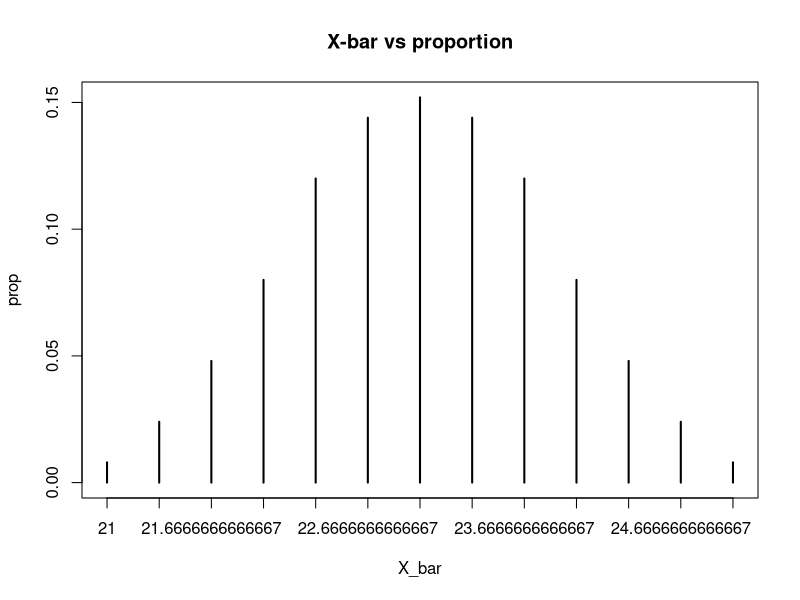

Source code (R):
#Q1 a)
x = c(21,22,23,24,25)
mean(x)

#Q1 b)
sum((x - mean(x))^2)/length(x)

#Q2 a)
expand.grid( c(21:25), c(21:25), c(21:25) )

#Q2 b)
X_bar = c(1:125)
i = 1
for (a in 21:25) {
  for (b in 21:25) {
    for (c in 21:25) {
      X_bar[i] = sum(a + b + c)/3
      i = i + 1
    }
  }
}
X_bar

#Q3 a)
freq = table(X_bar)
print(freq)
prop = prop.table(freq)
print(prop)

# Q3 b)
plot(prop, main="X-bar vs proportion")

# Q3 c)
prop_up = 0
for (i in 1:length(prop)) {
  prop_up = prop_up + as.numeric(names(prop[i])) * prop[i] * 125
}
prop_mean = prop_up / 125
print(prop_mean)

# check 3 c
# prop_up = 0
# for (i in 1:125) {
#   prop_up = prop_up + X_bar[i]
# }
# prop_mean = prop_up/125
# print(prop_mean)

# Q3 d)
prop_up = 0
for (i in 1:length(prop)) {
  prop_up = prop_up + (as.numeric(names(prop[i])) - prop_mean)^2 * prop[i] * 125
}
prop_var = prop_up/125
print(prop_var)

# check 3 d
# prop_up = 0
# for (i in 1:125) {
#   prop_up = prop_up + (X_bar[i] - prop_mean)^2
# }
# prop_var = prop_up/125
# print(prop_var)

# Q3 e)
print("3 b) -> central limit theorem")
print("3 c) d) -> law of large number")

#Q4
find_var_sd = function (a, b, c) {
  avg = (a + b + c) / 3
  return ((a - avg) ^ 2 + (b - avg)^2 + (c - avg)^2)
}

i = 1
pop_variance = c(1:125)
sam_variance = c(1:125)
for (a in 21:25) {
  for (b in 21:25) {
    for (c in 21:25) {
      pop_variance[i] = find_var_sd(a, b, c) / 2
      sam_variance[i] = find_var_sd(a, b, c) / 3
      i = i + 1
    }
  }
}
#Q4 a)
bias_s_sq =  mean(pop_variance) - 2
bias_sig_sq = mean(sam_variance) - 2
print(bias_s_sq)
print(bias_sig_sq)

#Q4 b)
var_sig = mean(sam_variance ^ 2) - mean(sam_variance) ^ 2
print(var_sig)
MSE_sig = var_sig + bias_sig_sq ^ 2
print(MSE_sig)

#Q5 a)
sd <- sqrt(2)
miu <- 23
n <- 3
error <- qnorm(0.975)*sd/sqrt(n)
error
captureCI = 0
for (i in 1 : 125) {
  captureCI = captureCI + ((miu > X_bar[i] - error) && (miu < X_bar[i] + error))
}
captureCI
prop_capture = captureCI/125
prop_capture

#Q5 b)
x_b = mean(c(23, 24, 25))
x_b
t_statistic = (x_b - miu) / (sqrt(2)/sqrt(3))
p_val = 2 * (1 - pnorm(abs(t_statistic)))
p_val

#Q5 c)
find_pop_mean = function(sample_mean, Xbar) {
  i = 0
  distance = abs(sample_mean - mean(Xbar))
  upper_bound = mean(Xbar) + distance
  lower_bound = mean(Xbar) - distance
  for (j in 1 : 125) {
    i = i + ((Xbar[j] <= lower_bound) || (Xbar[j] >= upper_bound))
  }
  i = i / length(Xbar)
  return (i)
}

another_p_val = find_pop_mean(24, X_bar)
# P_val = 1 - prop_capture
# P_val
another_p_val

